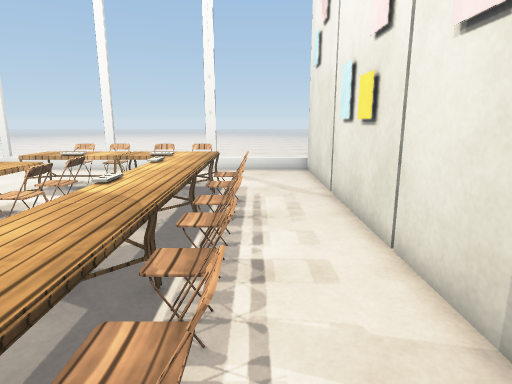
view 1 (above)

24 first-person views from a walk through a scene from a Unity 3-D project. The camera is 1.4 m above the floor, tilts 12° down and sees 75° across. Doors are open. The floor is counted in squares, 0.5 m on a side. Each view is taken from the middle of a square. On the plan, view 1 faces up. The plan holds only what a view shows up to about 20 squares ahead; the rest is blank. The place goes on beyond the plan. Some surface patterns are stand-ins.

view 2
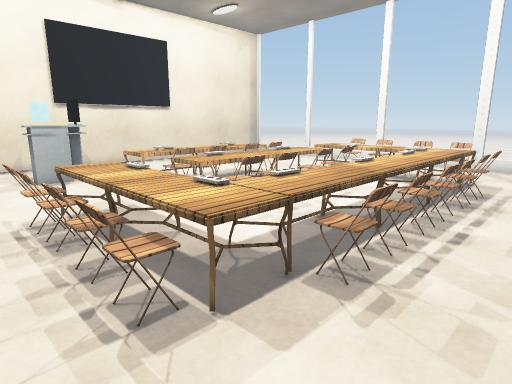

view 3
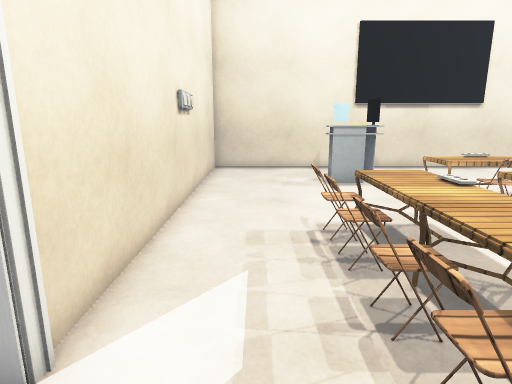

view 4
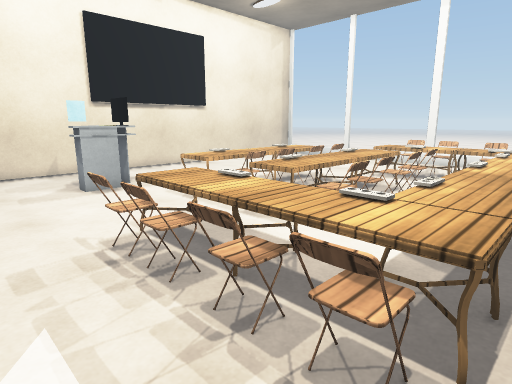

view 5
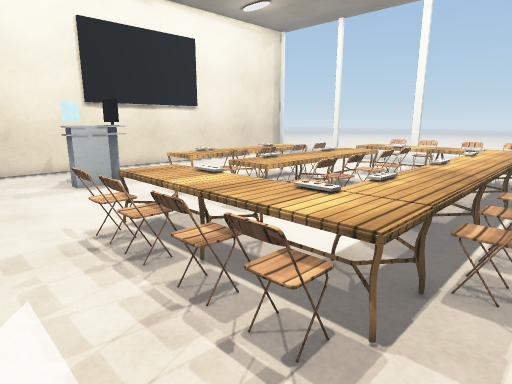

view 6
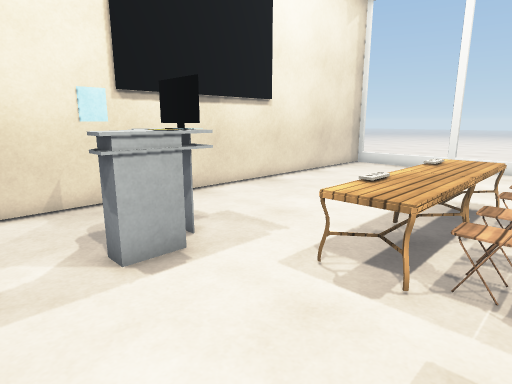

view 7
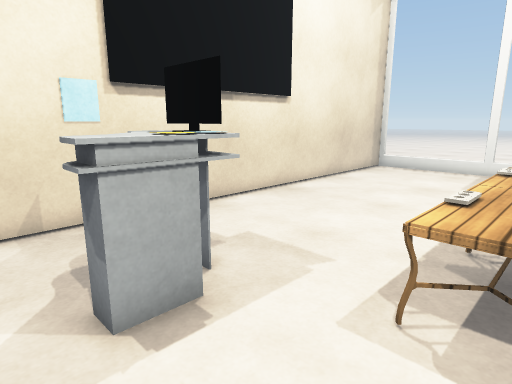

view 8
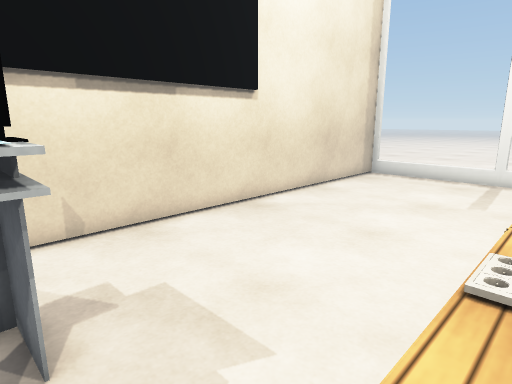

view 9
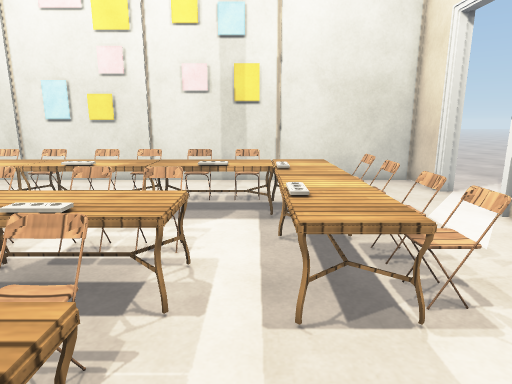

view 10
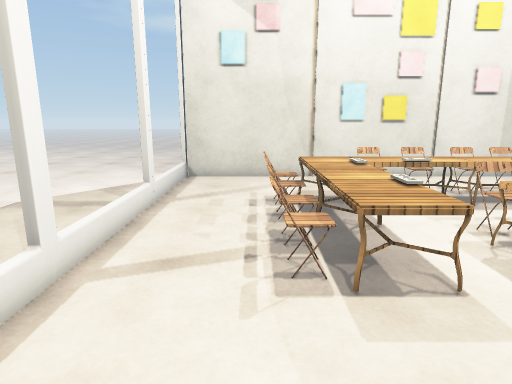

view 11
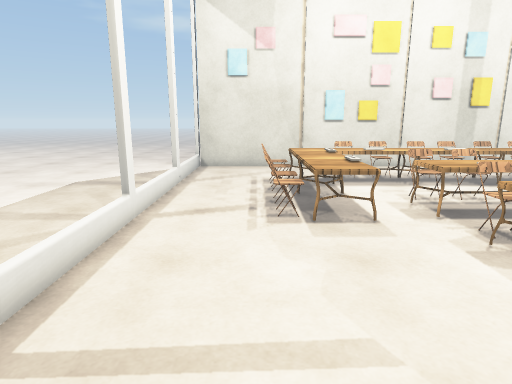

view 12
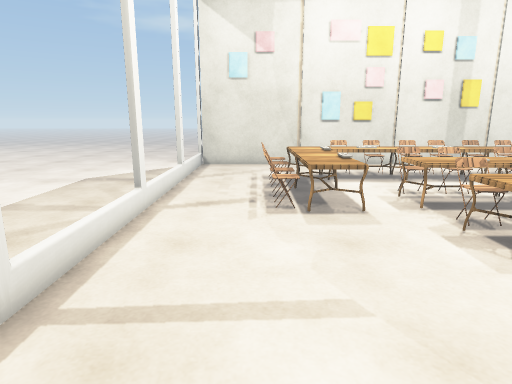

view 13
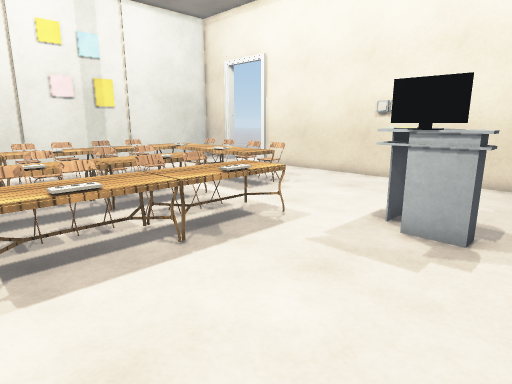

view 14
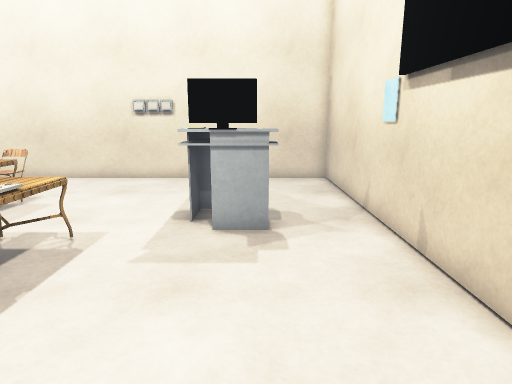

view 15
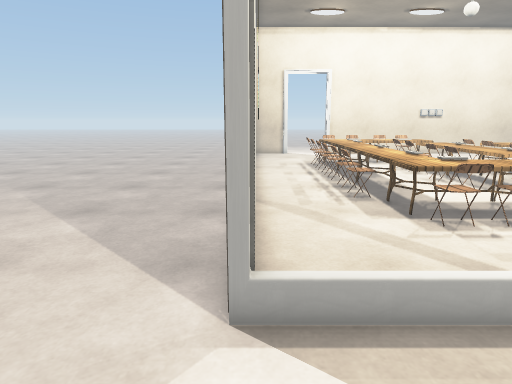

view 16
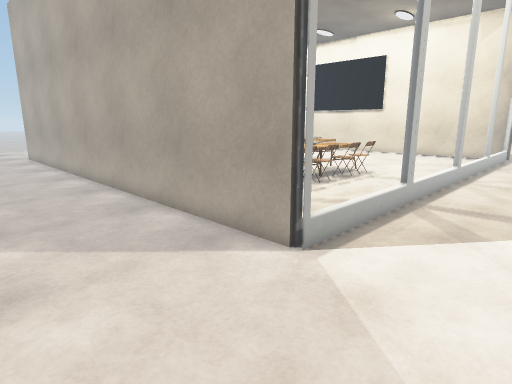

view 17
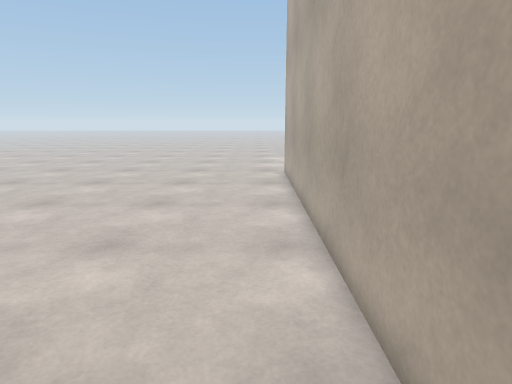

view 18
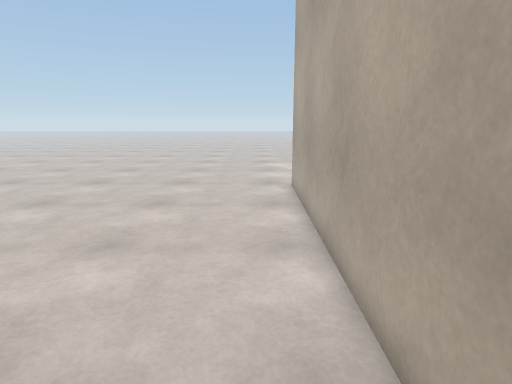

view 19
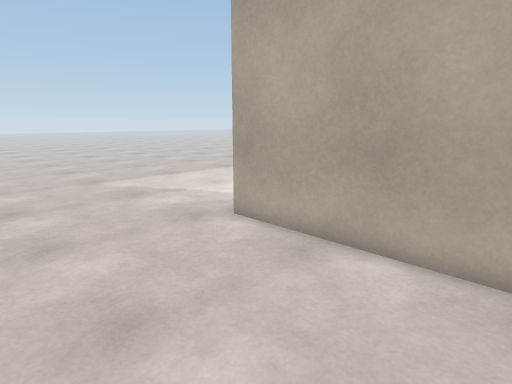

view 20
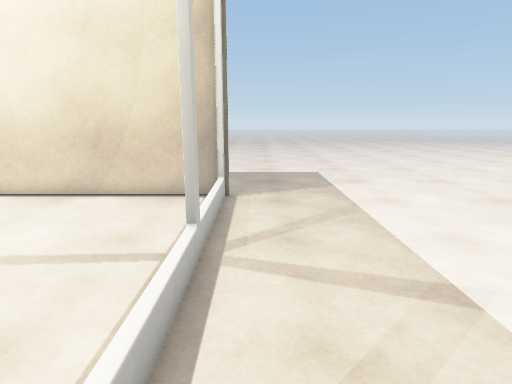

view 21
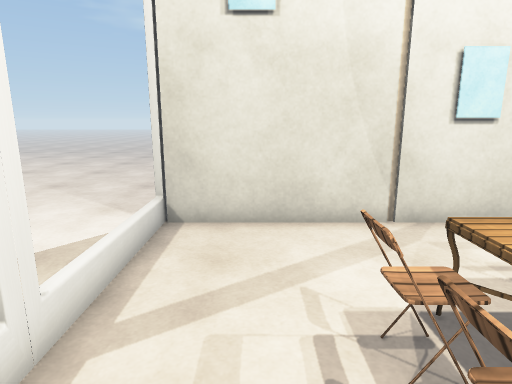

view 22
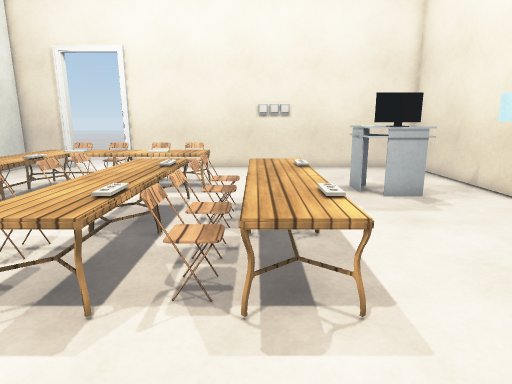

view 23
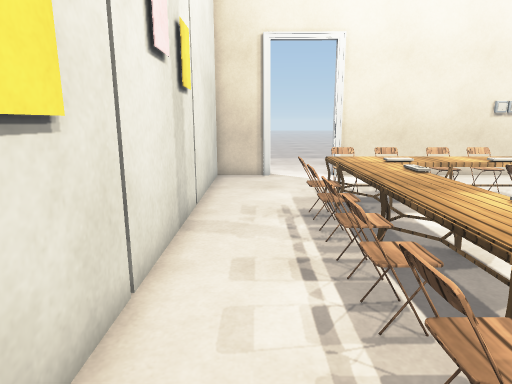

view 24
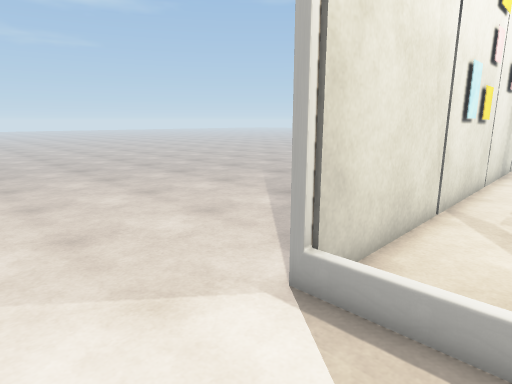

### Floor plan
Key: @ floor where view 1 was taken; # wall or solid block; . floor; / step, stairs or slope; D open door; = window, fence, low wall or low ledge; C chair; T table; M monitor; O other object.
Columns run from 26 left of view 1 to 10 right of it. Each row starts with its distance up from view 1.
 24 ................ ....................
 23 .....................................
 22 .....................................
 21 .....................................
 20 .....#////////////////////////.......
 19      #.......................#.......
 18      #.......................#.......
 17      #.......................#.......
 16      #............CCCCCCC....#.......
 15      #............C.O.O......#.......
 14      #...........TTTTTTTT ...#.......
 13      #...........TTTTTTTT ...#.......
 12      #.................TT=C..#.......
 11      #........TT.TTT...TTOC..#.......
 10      #.......TTTOCTTOC.TTOC..#.......
  9      #.......TTT.TTT.C.TT.C..#.......
  8      #.......TTTOCTTOC.TTOC..#.......
  7      #.......TTT #TT...TT#C..#.......
  6      #.......TTTC#TTOC.TTCC..#.......
  5      #.......TTT.TTT.C.TT....#.......
  4      #.......TTTOCTTOC.TTOC..#.......
  3      # ..MMO..TT.TTT...TT.C..#.......
  2      # .OOM#...........TTOC..#.......
  1      #....OO.....TTTTTTTT....#.......
  0      #....OO.....TTTTTTTT.@..#.......
 -1      #...........#CCC.CC#....#.......
 -2      #............CCC.CCC....#.......
 -3      #.................DD....#.......
 -4      #.................DD....#.......
 -5      #...... OOO .....#DD....#.......
 -6      ##################DD..###.......
 -7                        ..............
 -8                            ..........

Positions as (right, up) in squares from view 1, and headings:
1: (0, 0), facing up
2: (2, -3), facing up-left
3: (0, -3), facing left
4: (-1, -4), facing up-left
5: (0, -4), facing up-left
6: (-9, -2), facing up-left
7: (-11, -1), facing up-left
8: (-12, 2), facing up-left
9: (-13, 2), facing right
10: (-14, 16), facing right
11: (-18, 16), facing right
12: (-19, 16), facing right
13: (-19, 11), facing down-right
14: (-17, 11), facing down
15: (3, 24), facing down
16: (9, 24), facing down-left
17: (5, 13), facing down
18: (5, 9), facing down
19: (10, 2), facing down-left
20: (-8, 21), facing left
21: (-6, 17), facing right
22: (-11, 15), facing down
23: (1, 12), facing down
24: (0, 24), facing down-right
